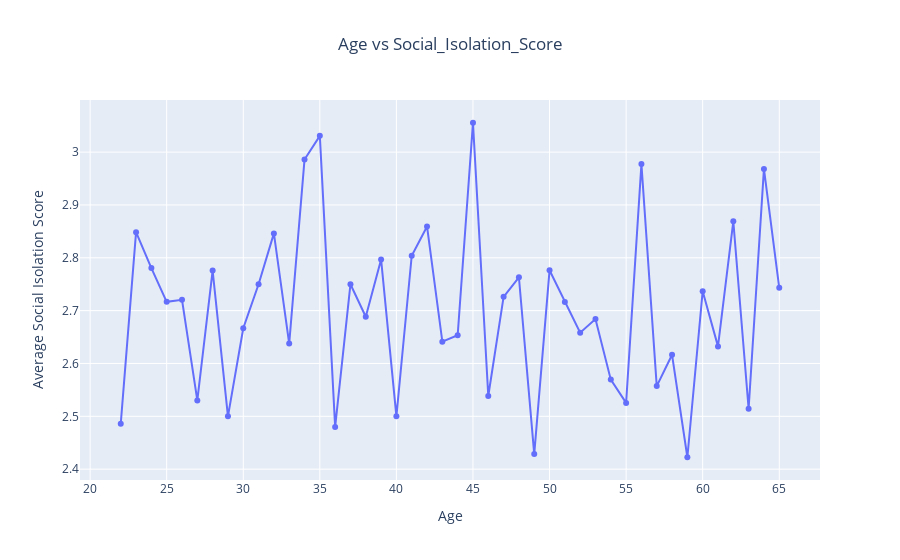

Write notebook code for a chart like this one.
### Code cell
# Age vs Social Isolation Score
fig = px.line(age_isolation,x='Age',y='Social_Isolation_Score',title='Age vs Social_Isolation_Score',markers=True)
fig.update_layout(title_x=0.5, xaxis_title='Age', yaxis_title='Average Social Isolation Score')
fig.show()

### Figure 1 — Plotly figure (JSON) as saved in the notebook; plotly's stock layout.template omitted (floating-point values rounded to 4 significant figures)
{"data": [{"hovertemplate": "Age=%{x}<br>Social_Isolation_Score=%{y}<extra></extra>", "legendgroup": "", "line": {"color": "#636efa", "dash": "solid"}, "marker": {"symbol": "circle"}, "mode": "lines+markers", "name": "", "orientation": "v", "showlegend": false, "type": "scatter", "x": [22, 23, 24, 25, 26, 27, 28, 29, 30, 31, 32, 33, 34, 35, 36, 37, 38, 39, 40, 41, 42, 43, 44, 45, 46, 47, 48, 49, 50, 51, 52, 53, 54, 55, 56, 57, 58, 59, 60, 61, 62, 63, 64, 65], "xaxis": "x", "y": [2.486, 2.848, 2.78, 2.717, 2.721, 2.53, 2.776, 2.5, 2.667, 2.75, 2.846, 2.638, 2.986, 3.031, 2.48, 2.75, 2.689, 2.797, 2.5, 2.804, 2.859, 2.641, 2.653, 3.056, 2.538, 2.726, 2.763, 2.429, 2.776, 2.716, 2.658, 2.684, 2.569, 2.525, 2.977, 2.557, 2.616, 2.423, 2.737, 2.632, 2.869, 2.514, 2.968, 2.743], "yaxis": "y"}], "layout": {"autosize": true, "legend": {"tracegroupgap": 0}, "title": {"text": "Age vs Social_Isolation_Score", "x": 0.5}, "xaxis": {"anchor": "y", "autorange": true, "domain": [0, 1], "range": [19.24, 67.76], "title": {"text": "Age"}, "type": "linear"}, "yaxis": {"anchor": "x", "autorange": true, "domain": [0, 1], "range": [2.37, 3.108], "title": {"text": "Average Social Isolation Score"}, "type": "linear"}}}
